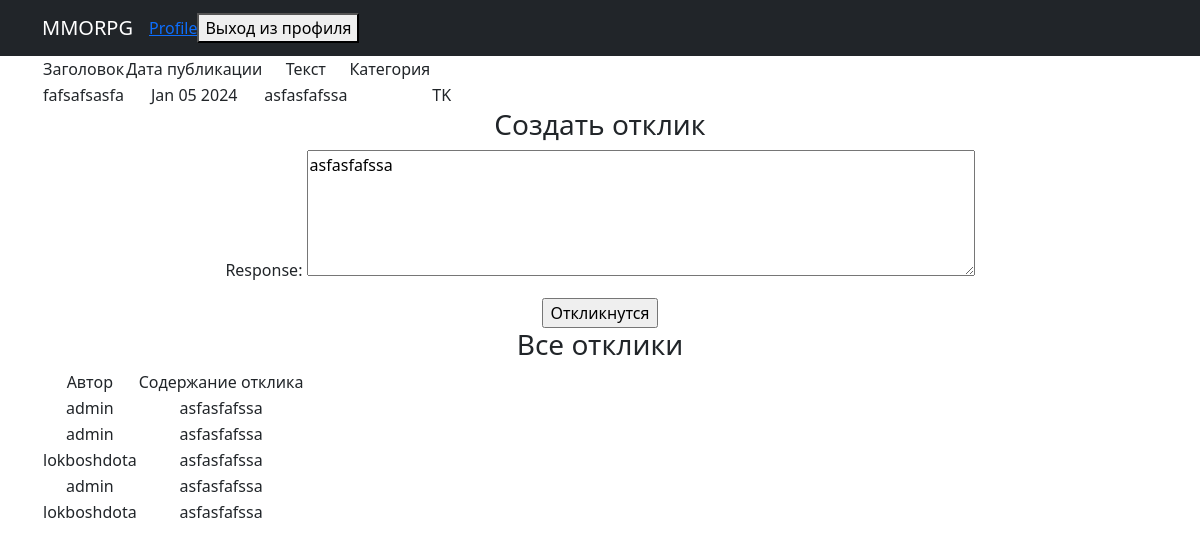
The app's page /posts/9 with its own data.
### simpleapp/models.py (models this page shows, shortened)
class Post(models.Model):
    tanks = 'TK'
    heals = 'HL'
    damage_dealers = 'DD'
    vendors = 'VD'
    guildmasters = 'GM'
    quest_giver = 'QG'
    smiths = 'SM'
    skinners = 'SK'
    potion_masters = 'PM'
    enchanters = 'EH'
    CATEGORY_CHOICES = (
        (tanks,'Танки'),(heals,'Хилы'),(damage_dealers,'Дамагеры'),(vendors,'Торговцы'),(guildmasters,'Гильдмастера'),
        (quest_giver,'Квестгиверы'),(smiths,'Кузнецы'),(skinners,'Кожевники'),(potion_masters,'Зельевары'),(enchanters,'Мастера заклинаний')
    )
    author = models.ForeignKey(User,on_delete=models.CASCADE)
    text = RichTextField()
    category = models.CharField(max_length=2,choices=CATEGORY_CHOICES,default=tanks)
    dateCreation = models.DateTimeField(auto_now_add=True)
    title = models.CharField(max_length=128)

class Response(models.Model):
    STATUS = (
        ('undefined', 'Неопределенный'),
        ('accepted', 'Принят'),
        ('rejected', 'Отклонен'),
    )
    author = models.ForeignKey(User, on_delete=models.CASCADE)
    post = models.ForeignKey(Post, on_delete=models.CASCADE)
    text = models.TextField(max_length=128,)
    status = models.CharField(max_length=10, choices=STATUS, default='undefined')

### simpleapp/views.py (the view)
# urls.py: path('<int:pk>',PostDetail.as_view(),name='post_detail'),
class PostDetail(DetailView,PostResponseCreate):
    raise_exception = True
    model = Post
    template_name = 'post.html'
    context_object_name = 'post'
    def get_context_data(self, **kwargs):
        context =  super().get_context_data(**kwargs)
        context['responses'] = Response.objects.filter(post_id=self.object.pk)
        return context

### simpleapp/forms.py
class ResponseForm(forms.ModelForm):
    class Meta:
        model = Response
        fields = ['text']
        labels = {'text': 'Response'}
        widgets = {
            'text': forms.Textarea(attrs={'rows': 5, 'cols': 70, 'placeholder': 'Введите текст отклика'})
            }

### templates/post.html (shortened to what this page needs)
{% extends 'flatpages/default.html' %}
{% block content %}
<table>
            <tr>
                <td>Заголовок</td>
                <td>Дата публикации</td>
                <td>Текст</td>
                <td>Категория</td>
            </tr>
            <tr>
                <td>{{ post.title }}</td>
                <td>{{ post.dateCreation|date:'M d Y' }}</td>
                <td>{{ post.text }}</td>
                <td>
                 </td>
                <td>{{ post.category }}</td>
            </tr>
        </table>
        <h3>Создать отклик</h3>
        <form action="{% url 'response_create' post.id %}" method="post">
        {{ form.as_p }}
            <input type="submit" value="Откликнутся">
        </form>
        {% if responses %}
        <h3>Все отклики</h3>
        <table>
            <tr>
                <td>Автор</td>
                <td>Содержание отклика</td>
            </tr>
        {% for response in responses %}
            <tr>
                <td>{{ response.author }}</td>
                <td>{{ response.text }}</td>
            </tr>
        {% endfor %}
        </table>
        {% endif %}
{% endblock content %}

### records on screen
Post: title "fafsafsasfa", dateCreation "Jan 05 2024", text "asfasfafssa", category "TK"
Response: author "admin", text "asfasfafssa"
Response: author "admin", text "asfasfafssa"
Response: author "lokboshdota", text "asfasfafssa"
Response: author "admin", text "asfasfafssa"
Response: author "lokboshdota", text "asfasfafssa"
